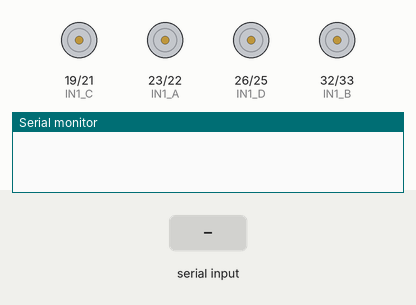
A sketch run on a simulated ESP32. On the bench: motor-driver pin pairs drawn as motors (green arrow = first pin HIGH = forward, orange = second pin HIGH = backward, longer = more drive), the last lines printed to the serial monitor. Inputs (shaded band) come from the test bench. Nothing arrives over Bluetooth unless stated.

Above: at 1.2 s.
1.3 s: "F" received over the second serial link
At 2.3 s:
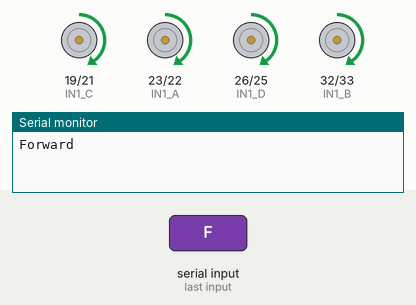
2.8 s: "B" received over the second serial link
At 3.5 s:
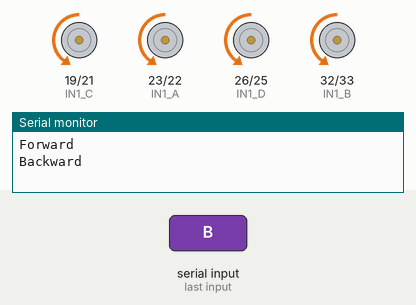
4.3 s: "L" received over the second serial link
At 4.6 s:
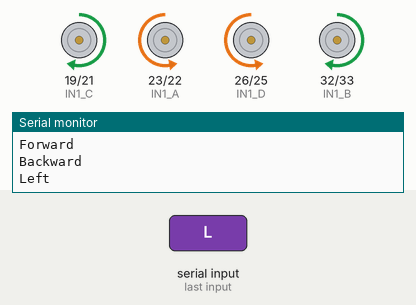
5.8 s: "R" received over the second serial link
At 7.0 s:
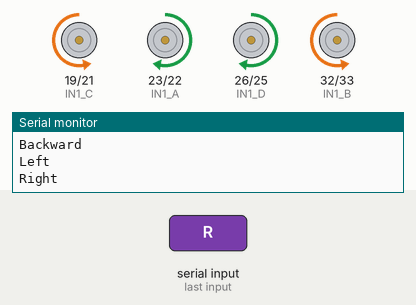
7.3 s: "1" received over the second serial link
At 8.1 s:
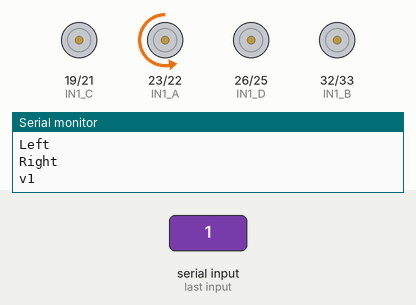
8.8 s: "2" received over the second serial link
At 9.2 s:
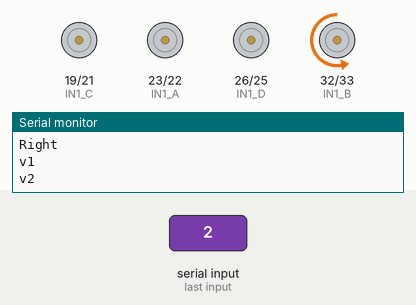
Timing chart, 0 to 11.3 s (numbered marks = the images above; inputs shaded):
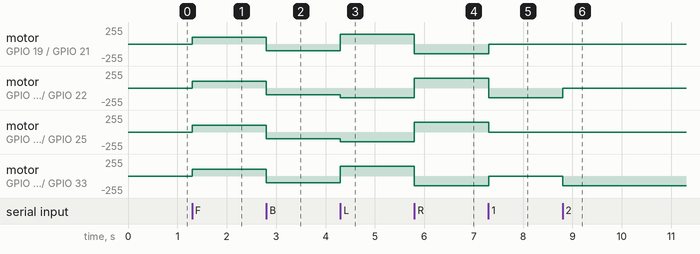

The sketch:

Carrito.ino
```cpp
#include <Arduino.h>
#include <BluetoothSerial.h>

#define IN1_A 23
#define IN2_A 22
#define IN1_B 32
#define IN2_B 33
#define IN1_C 19
#define IN2_C 21
#define IN1_D 26
#define IN2_D 25

#define PWM_FREQUENCY 1000 // PWM frequency in Hz
#define PWM_RESOLUTION 8   // PWM resolution, can be between 1-16

char command;

BluetoothSerial SerialBT; // Bluetooth object

void setup() {
  Serial.begin(9600);
  SerialBT.begin("ESP32_BT"); // Initialize Bluetooth

  pinMode(IN1_A, OUTPUT);
  pinMode(IN2_A, OUTPUT);
  pinMode(IN1_B, OUTPUT);
  pinMode(IN2_B, OUTPUT);
  pinMode(IN1_C, OUTPUT);
  pinMode(IN2_C, OUTPUT);
  pinMode(IN1_D, OUTPUT);
  pinMode(IN2_D, OUTPUT);
  digitalWrite(IN1_A, LOW);
  digitalWrite(IN2_A, LOW);
  digitalWrite(IN1_B, LOW);
  digitalWrite(IN2_B, LOW);
  digitalWrite(IN1_C, LOW);
  digitalWrite(IN2_C, LOW);
  digitalWrite(IN1_D, LOW);
  digitalWrite(IN2_D, LOW);

  // Configure PWM channels
  ledcSetup(0, PWM_FREQUENCY, PWM_RESOLUTION);
  ledcSetup(1, PWM_FREQUENCY, PWM_RESOLUTION);
  ledcSetup(2, PWM_FREQUENCY, PWM_RESOLUTION);
  ledcSetup(3, PWM_FREQUENCY, PWM_RESOLUTION);
  ledcSetup(4, PWM_FREQUENCY, PWM_RESOLUTION);
  ledcSetup(5, PWM_FREQUENCY, PWM_RESOLUTION);
  ledcSetup(6, PWM_FREQUENCY, PWM_RESOLUTION);
  ledcSetup(7, PWM_FREQUENCY, PWM_RESOLUTION);


  ledcAttachPin(IN1_A, 0);
  ledcAttachPin(IN2_A, 1); //v1 atras
  ledcAttachPin(IN1_B, 2);
  ledcAttachPin(IN2_B, 3); //v2 atras
  ledcAttachPin(IN1_C, 4);
  ledcAttachPin(IN2_C, 5);  //v3 atras
  ledcAttachPin(IN1_D, 6);
  ledcAttachPin(IN2_D, 7); //v4 atras
}

void loop() {
  if (SerialBT.available()) { // Check if there's data available over Bluetooth
    command = SerialBT.read(); // Read the command received over Bluetooth
    executeCommand(command);   // Execute the received command
  }

}

void executeCommand(char command) {
  switch (command) {
    case 'F':
      moveForward();
      Serial.println("Forward");
      break;
    case 'B':
      moveBackward();
      Serial.println("Backward");
      break;
    case 'L':
      turnLeft();
      Serial.println("Left");
      break;
    case 'R':
      turnRight();
      Serial.println("Right");
      break;
    case 'S':
      stopMotion();
      Serial.println("Stop");
      break;
    case '1':
      v1();
      Serial.println("v1");
      break;
    case '2':
      v2();
      Serial.println("v2");
      break;
    case '3':
      v3();
      Serial.println("v3");
      break;
    case '4':
      v4();
      Serial.println("v4");
      break;
    default:
      break;
  }
}

void moveForward() {
  ledcWrite(0, 100);
  ledcWrite(1, 0);
  ledcWrite(2, 100);
  ledcWrite(3, 0);
  ledcWrite(4, 100);
  ledcWrite(5, 0);
  ledcWrite(6, 100);
  ledcWrite(7, 0);
}

void moveBackward() {
  ledcWrite(0, 0);
  ledcWrite(1, 100);
  ledcWrite(2, 0);
  ledcWrite(3, 100);
  ledcWrite(4, 0);
  ledcWrite(5, 100);
  ledcWrite(6, 0);
  ledcWrite(7, 100);

}

void turnLeft() {
  ledcWrite(0, 0);
  ledcWrite(1, 150);
  ledcWrite(2, 150);
  ledcWrite(3, 0);
  ledcWrite(4, 150);
  ledcWrite(5, 0);
  ledcWrite(6, 0);
  ledcWrite(7, 150);
}

void turnRight() {
  ledcWrite(0, 150);
  ledcWrite(1, 0);
  ledcWrite(2, 0);
  ledcWrite(3, 150);
  ledcWrite(4, 0);
  ledcWrite(5, 150);
  ledcWrite(6, 150);
  ledcWrite(7, 0);
}

void stopMotion() {
  ledcWrite(0, 0);
  ledcWrite(1, 0);
  ledcWrite(2, 0);
  ledcWrite(3, 0);
  ledcWrite(4, 0);
  ledcWrite(5, 0);
  ledcWrite(6, 0);
  ledcWrite(7, 0);
}

void v1() {
  ledcWrite(0, 0);
  ledcWrite(1, 150);
  ledcWrite(2, 0);
  ledcWrite(3, 0);
  ledcWrite(4, 0);
  ledcWrite(5, 0);
  ledcWrite(6, 0);
  ledcWrite(7, 0);
}

void v2() {
  ledcWrite(0, 0);
  ledcWrite(1, 0);
  ledcWrite(2, 0);
  ledcWrite(3, 150);
  ledcWrite(4, 0);
  ledcWrite(5, 0);
  ledcWrite(6, 0);
  ledcWrite(7, 0);
}

void v3() {
  ledcWrite(0, 0);
  ledcWrite(1, 0);
  ledcWrite(2, 0);
  ledcWrite(3, 0);
  ledcWrite(4, 0);
  ledcWrite(5, 150);
  ledcWrite(6, 0);
  ledcWrite(7, 0);
}

void v4() {
  ledcWrite(0, 0);
  ledcWrite(1, 0);
  ledcWrite(2, 0);
  ledcWrite(3, 0);
  ledcWrite(4, 0);
  ledcWrite(5, 0);
  ledcWrite(6, 0);
  ledcWrite(7, 150);
}
```

Measured:
- after the input at 1.3 s, motor on GPIO 19 (IN1_C) / GPIO 21 (IN2_C), motor on GPIO 23 (IN1_A) / GPIO 22 (IN2_A), motor on GPIO 26 (IN1_D) / GPIO 25 (IN2_D), motor on GPIO 32 (IN1_B) / GPIO 33 (IN2_B): stopped → forward 100/255 at once
- after the input at 2.8 s, motor on GPIO 19 (IN1_C) / GPIO 21 (IN2_C), motor on GPIO 23 (IN1_A) / GPIO 22 (IN2_A), motor on GPIO 26 (IN1_D) / GPIO 25 (IN2_D), motor on GPIO 32 (IN1_B) / GPIO 33 (IN2_B): forward 100/255 → backward 100/255 at once
- after the input at 4.3 s, motor on GPIO 19 (IN1_C) / GPIO 21 (IN2_C), motor on GPIO 32 (IN1_B) / GPIO 33 (IN2_B): backward 100/255 → forward 149/255 at once; motor on GPIO 23 (IN1_A) / GPIO 22 (IN2_A), motor on GPIO 26 (IN1_D) / GPIO 25 (IN2_D): backward 100/255 → backward 149/255 at once
- after the input at 5.8 s, motor on GPIO 19 (IN1_C) / GPIO 21 (IN2_C), motor on GPIO 32 (IN1_B) / GPIO 33 (IN2_B): forward 149/255 → backward 149/255 at once; motor on GPIO 23 (IN1_A) / GPIO 22 (IN2_A), motor on GPIO 26 (IN1_D) / GPIO 25 (IN2_D): backward 149/255 → forward 149/255 at once
- after the input at 7.3 s, motor on GPIO 19 (IN1_C) / GPIO 21 (IN2_C), motor on GPIO 32 (IN1_B) / GPIO 33 (IN2_B): backward 149/255 → stopped at once; motor on GPIO 23 (IN1_A) / GPIO 22 (IN2_A): forward 149/255 → backward 149/255 at once; motor on GPIO 26 (IN1_D) / GPIO 25 (IN2_D): forward 149/255 → stopped at once
- after the input at 8.8 s, motor on GPIO 23 (IN1_A) / GPIO 22 (IN2_A): backward 149/255 → stopped at once; motor on GPIO 32 (IN1_B) / GPIO 33 (IN2_B): stopped → backward 149/255 at once
